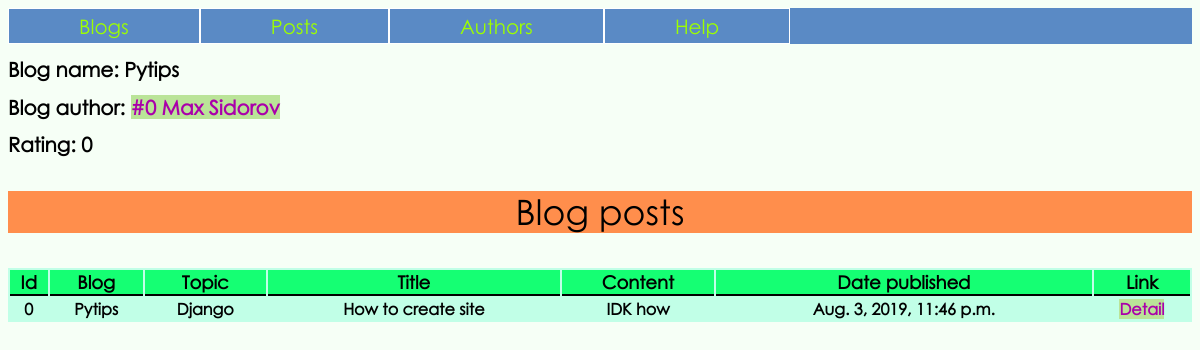
The page /blog/Pytips/ on the database as committed earlier.
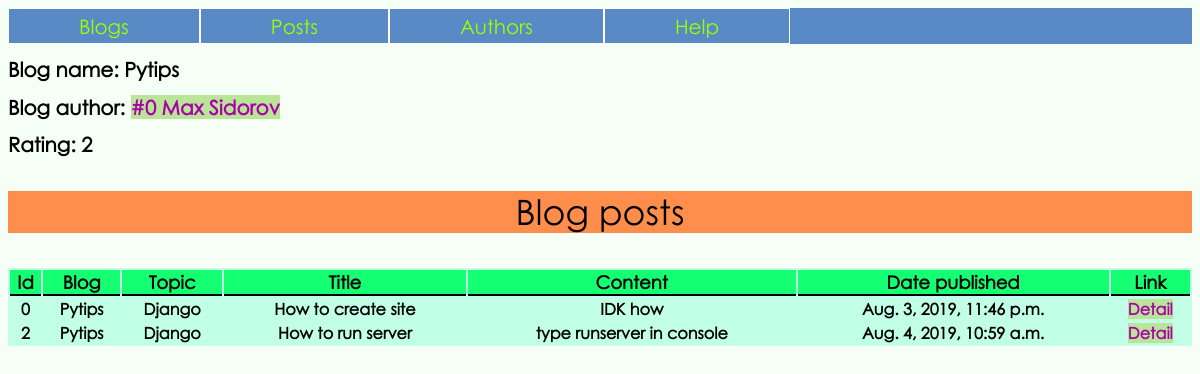
The same page on the database as committed later.
### blog/models.py (models this page shows, shortened)
class Blog(models.Model):
	author = models.ForeignKey(Author, on_delete=models.CASCADE)
	name = models.CharField('Name', max_length=50)
	rating = models.IntegerField('Rating', default=0)
	def __str__(self):
		return self.name

class Post(models.Model):
	blog = models.ForeignKey(Blog, on_delete=models.CASCADE)
	author = models.ForeignKey(Author, on_delete=models.CASCADE)
	topic = models.CharField('Topic', max_length=50)
	title = models.CharField('Title', max_length=50)
	text = models.CharField('Text', max_length=250)
	created_date = models.DateTimeField('Date created', default=timezone.now)
	date_published = models.DateTimeField('Date published', default=timezone.now)

class Author(models.Model):
	first_name = models.CharField('First name', max_length=25)
	last_name = models.CharField('Last name', max_length=35)
	email = models.CharField('Email', max_length=50)
	date_of_birth = models.DateField('Date of birth', max_length=8)
	def __str__(self):
		return f'#{self.id} {self.first_name} {self.last_name}'

### blog/views.py (the view)
# urls.py: path('blog/<str:blog_name>/', views.blog, name='blog'),
def blog(request, blog_name):
	blog = get_object_or_404(Blog, name__iexact=blog_name)
	posts = blog.post_set.get_queryset()
	context = {
		'blog': blog,
		'posts': posts
		}
	return render(request, 'blog/blog_detail.html', context)

### blog/templates/blog/blog_detail.html (shortened to what this page needs)
<!DOCTYPE html>
<html lang="en">
<head>
    {% load staticfiles %}
    <link rel="stylesheet" href="{% static 'blog/content/style.css' %}">
</head>
<body>
<ul class='nav'>
    <li class='nav'><a class='nav' href="{% url 'blog:index-page' %}">Blogs</a></li>
    <li class='nav'><a class='nav' href="{% url 'blog:posts' %}">Posts</a></li>
    <li class='nav'><a class='nav' href="{% url 'blog:authors' %}">Authors</a></li>
    <li class='nav'><a class='nav' href="{% url 'blog:help' %}">Help</a></li>
</ul>
<div>
	<h1>Blog name: {{ blog.name }}</h1>
	<h1>Blog author: <a href="{% url 'blog:author' blog.author.id %}">{{ blog.author }}</a></h1>
	<h1>Rating: {{ blog.rating }}</h1>
</div>
<p class='title'>Blog posts</p>
<div>
	<table>
		<thead>
			<tr>
				<th>Id</th>
				<th>Blog</th>
				<th>Topic</th>
				<th>Title</th>
				<th>Content</th>
				<th>Date published</th>
				<th>Link</th>
			</tr>
		</thead>
		<tbody>
		{% for post in posts %}
			<tr>
				<th>{{ post.id }}</th>
				<th>{{ post.blog }}</th>
				<th>{{ post.topic }}</th>
				<th>{{ post.title }}</th>
				<th>{{ post.text|slice:25 }}</th>
				<th>{{ post.date_published }}</th>
				<th><a href="{% url 'blog:post' post.id %}">Detail</a></th>
			</tr>
		{% endfor %}
		</tbody>
	</table>
</div>
</body>
</html>

Rows that differ between the two databases and show on the page:
changed Blog "Pytips": rating "0" → "2"
added Post: id "2", blog "Pytips", topic "Django", title "How to run server", text "type runserver in console", date_published "Aug. 4, 2019, 10:59 a.m."
